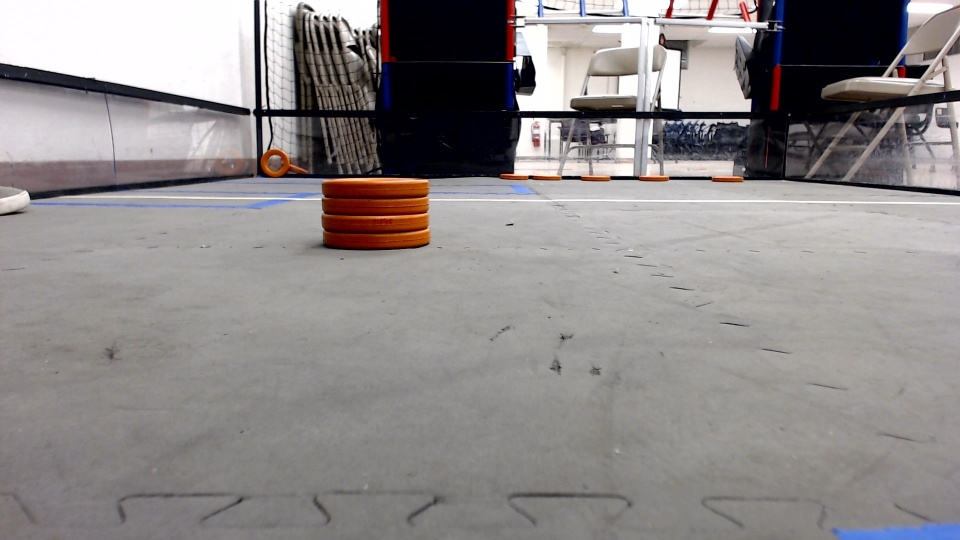
#> input picture FTC/blah.jpg, 960 x 540 px, found by its file name
$ python ring_detector.py
#> lines starting #> are read from the running program, lines starting #| are printed output that depends on the picture; after the words box and inside, x2 and y2 are one past the last pixel; in counts of white or black regions, pixels touching at a corner belong together
import numpy as np
import cv2 as cv
from time import time

def getCornersFromPoints(points):
    minX = 0
    minY = 0
    maxX = 0
    maxY = 0

    for point in points:
        x = point[0][0]
        y = point[0][1]

        if (minX == 0 or x < minX):
            minX = x
        if (minY == 0 or y < minY):
            minY = y
        if (maxX == 0 or x > maxX):
            maxX = x
        if (maxY == 0 or y > maxY):
            maxY = y

    corners = [(minX, minY), (minX, maxY), (maxX, minY), (maxX, maxY)]
    return corners

start = time()
img = cv.imread('C:\\Users\\vishn\\Documents\\Personal\\FTC\\Auto_Aim_Images\\blah.jpg')
#> img is the input picture: shape (540, 960, 3); mean B, G, R 137.9, 137.9, 142.4
resized = cv.resize(img, (800, 448))
bgr = cv.cvtColor(resized, cv.COLOR_RGBA2BGR)
hls = cv.cvtColor(bgr, cv.COLOR_BGR2HLS)
#> hls: shape (448, 800, 3); mean of channels 0, 1, 2 105.2, 139.9, 42.4
blurred = cv.blur(hls, (1, 1))

# 17, 235, 148
lower_range = np.array([0, 50, 150])
upper_range = np.array([20, 100, 255])
binary = cv.inRange(blurred, lower_range, upper_range)
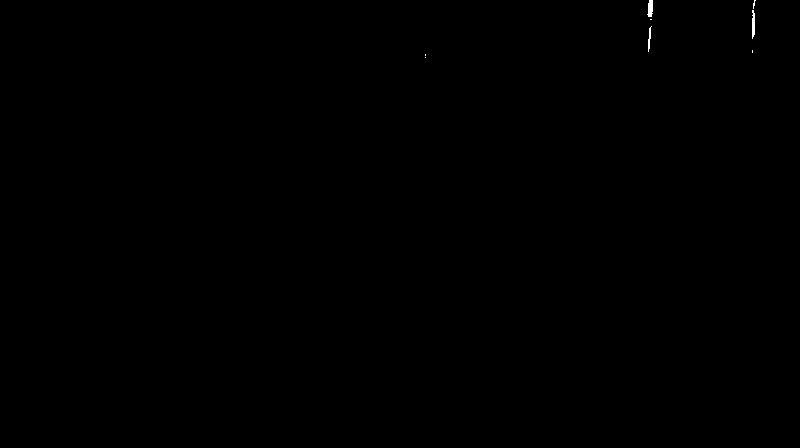
#> binary: shape (448, 800); 0.06% white; 8 white regions (5 under 20 px)
contours, hierarchy = cv.findContours(binary, cv.RETR_TREE, cv.CHAIN_APPROX_SIMPLE)
#> contours = 8 contours, 5 with area under 20; largest, box (x1, y1, x2, y2) and area: (647, 0, 653, 17) 59, (752, 10, 755, 39) 44, (648, 26, 652, 52) 21

maxArea = -1
maxContourIndex = -1
for index, contour in enumerate(contours):
    area = cv.contourArea(contour)
    if area > maxArea:
        maxContourIndex = index
        maxArea = area
#> this loop made 8 passes
#> (area, maxArea) on passes 4, 6, 8: (21, 21), (44.5, 44.5), (59, 59)
#> after the loop, maxArea = 59; maxContourIndex = 7
contoured = cv.drawContours(resized, contours, maxContourIndex, (0, 255, 0), 2)

biggest = contours[maxContourIndex]
#> biggest = contour of 13 points, box (x1, y1, x2, y2) (647, 0, 653, 17), area 59
corners = getCornersFromPoints(biggest)
#> the loop in getCornersFromPoints, `for point in points:` made 13 passes
#> (x, y, minX, minY, maxX, maxY) on pass 1: (649, 0, 649, 0, 649, 0)
#> (x, y, minX, maxY) on passes 3, 5: (648, 3, 648, 3), (647, 14, 647, 14)
#> after the loop in getCornersFromPoints, `for point in points:`: maxX = 652; maxY = 16; minX = 647; minY = 0
#> in getCornersFromPoints, `corners = [(minX, minY), (minX, maxY), (maxX, minY), (maxX, maxY)]`: corners = [(647, 0), (647, 16), (652, 0), (652, 16)]
#> corners = [(647, 0), (647, 16), (652, 0), (652, 16)]
x_center = (corners[0][0]+corners[3][0])/2
#> x_center = 649.5
pixel_turn = 400 - x_center
#> pixel_turn = -249.5
print(pixel_turn)
#| -249.5

end = time()
cv.imshow('Final', contoured)
cv.imwrite('Contoured.jpg', contoured)


cv.waitKey()
cv.destroyAllWindows()
